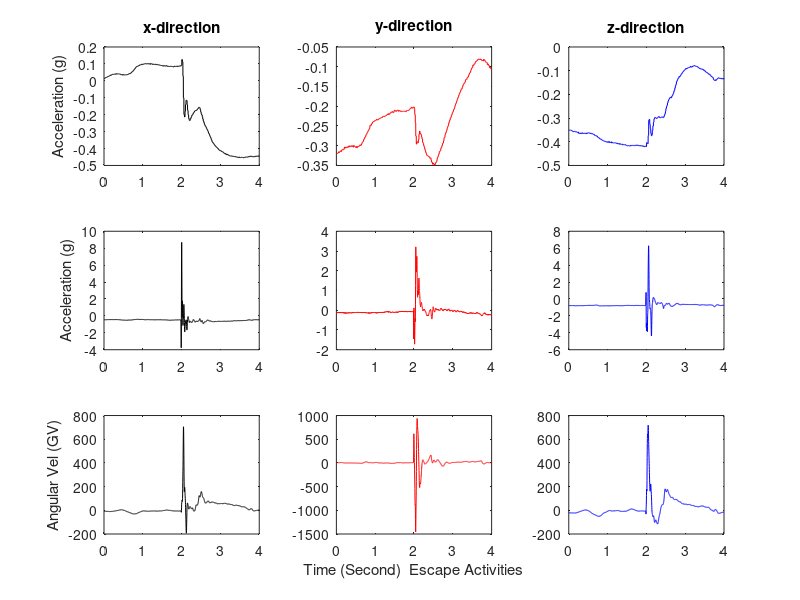
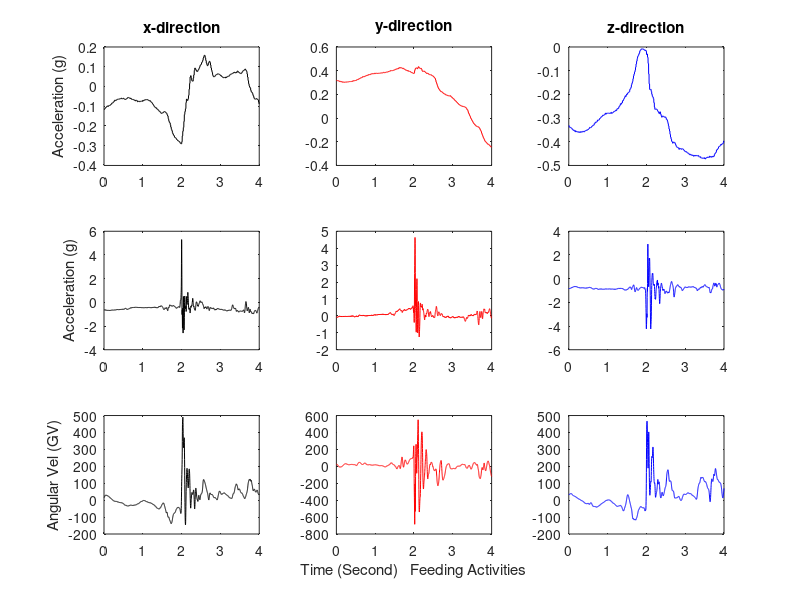

Write the MATLAB code that produced these figures, in order.
 
load compldataset.mat
%N = 2000;
%Time = 1:N;
Time = escape (:,1);
Magnetometer_Xaxis = escape (:,2);
Magnetometer_Yaxis = escape (:,3);
Magnetometer_Zaxis = escape (:,4);
Accelerometer_Xaxis = escape (:,5);
Accelerometer_Yaxis = escape (:,6);
Accelerometer_Zaxis = escape (:,7);
Gyroscope_Xaxis = escape (:,8);
Gyroscope_Yaxis = escape (:,9);
Gyroscope_Zaxis = escape (:,10);
Timef = feeding (:,1);
fMagnetometer_Xaxis = feeding (:,2);
fMagnetometer_Yaxis = feeding (:,3);
fMagnetometer_Zaxis = feeding (:,4);
fAccelerometer_Xaxis = feeding (:,5);
fAccelerometer_Yaxis = feeding (:,6);
fAccelerometer_zaxis = feeding (:,7);
fGyroscope_Xaxis = feeding (:,8);
fGyroscope_Yaxis = feeding (:,9);
fGyroscope_Zaxis = feeding (:,10);
%means = mean(Acelerometer_Xaxis,2);
%vars = var(Acelerometer_Xaxis);
%stds = std(Acelerometer_Xaxis);
figure
subplot (3,3,1);
% figure
plot(Time, Magnetometer_Xaxis,'k');
title ('x-direction');
%xlabel('Time (Second)');
ylabel ('Acceleration (g)');
%axis tight
%hold on
% figure
subplot (3,3,2);
plot(Time,Magnetometer_Yaxis,'r')
title ('y-direction');
%xlabel('Time (Second)');
%ylabel ('Acceleration (g)');
%axis tight
%hold on
% figure
subplot (3,3,3);
plot(Time,Magnetometer_Zaxis,'b')
%axis tight
title ('z-direction');
%legend('x-axis','y-axis','z-axis')
%xlabel('Time (Second)');
%ylabel ('Acceleration (g)');
subplot (3,3,4);
% figure
plot(Time, Accelerometer_Xaxis,'k');
%title ('Raw Data Escape Activity in x-direction');
%xlabel('Time (Second)');
ylabel ('Acceleration (g)');
%axis tight
%hold on
% figure
subplot (3,3,5);
plot(Time,Accelerometer_Yaxis,'r')
%title ('Raw Data Escape Activity in y-direction');
%xlabel('Time (Second)');
%ylabel ('Acceleration (g)');
%axis tight
%hold on
%figure
subplot (3,3,6);
plot(Time,Accelerometer_Zaxis,'b')
%axis tight
%title ('Raw Data Escape Activity z-direction');
%xlabel('Time (Second)');
%ylabel ('Acceleration (g)');
subplot (3,3,7);
% figure
plot(Time, Gyroscope_Xaxis,'k');
%title ('Raw Data Escape Activity in x-direction');
%xlabel('Time (Second)');
ylabel ('Angular Vel (GV)');
%axis tight
%hold on
% figure
subplot (3,3,8);
plot(Time,Gyroscope_Yaxis,'r')
%title ('Raw Data Escape Activity in y-direction');
xlabel('Time (Second)  Escape Activities');
%ylabel ('Acceleration (g)');
%axis tight
%hold on
% figure
subplot (3,3,9);
plot(Time,Gyroscope_Zaxis,'b')
%legend('x-axis','y-axis','z-axis')
%FEEDING SECTION
figure
subplot (3,3,1);
% figure
plot(Timef, fMagnetometer_Xaxis,'k');
title ('x-direction');
%xlabel('Time (Second)');
ylabel ('Acceleration (g)');
%axis tight
%hold on
% figure
subplot (3,3,2);
plot(Timef,fMagnetometer_Yaxis,'r')
title ('y-direction');
%xlabel('Time (Second)');
%ylabel ('Acceleration (g)');
%axis tight
%hold on
% figure
subplot (3,3,3);
plot(Timef,fMagnetometer_Zaxis,'b')
%axis tight
title ('z-direction');
%legend('x-axis','y-axis','z-axis')
%xlabel('Time (Second)');
%ylabel ('Acceleration (g)');
subplot (3,3,4);
% figure
plot(Timef, fAccelerometer_Xaxis,'k');
%title ('Raw Data Escape Activity in x-direction');
%xlabel('Time (Second)');
ylabel ('Acceleration (g)');
%axis tight
%hold on
% figure
subplot (3,3,5);
plot(Timef,fAccelerometer_Yaxis,'r')
%title ('Raw Data Escape Activity in y-direction');
%xlabel('Time (Second)');
%ylabel ('Acceleration (g)');
%axis tight
%hold on
% figure
subplot (3,3,6);
plot(Timef,fAccelerometer_zaxis,'b')
%axis tight
%title ('Raw Data Escape Activity z-direction');
%xlabel('Time (Second)');
%ylabel ('Acceleration (g)');
subplot (3,3,7);
% figure
plot(Timef, fGyroscope_Xaxis,'k');
%title ('Raw Data Escape Activity in x-direction');
%xlabel('Time (Second)');
ylabel ('Angular Vel (GV)');
%axis tight
%hold on
% figure
subplot (3,3,8);
plot(Timef,fGyroscope_Yaxis,'r')
%title ('Raw Data Escape Activity in y-direction');
xlabel('Time (Second)   Feeding Activities');
%ylabel ('Acceleration (g)');
%axis tight
%hold on
% figure
subplot (3,3,9);
plot(Timef,fGyroscope_Zaxis,'b')
%axis tight
%title ('Raw Data Escape Activity z-direction');
%xlabel('Time (Second)');
%ylabel ('Acceleration (g)');
%legend('X-axis','y-axis','z-axis')
%subplot(2,1,2);
%plot(Time,means,'r')
%axis tight
%hold on
%plot(Time,vars,'g')
%axis tight
%hold on
%plot(Time,stds,'k')
%axis tight
%xlabel('Time (Sec.)');
%ylabel ('Acceleration(g)');
%title ('Processed Data');
%legend('mean','var','std')